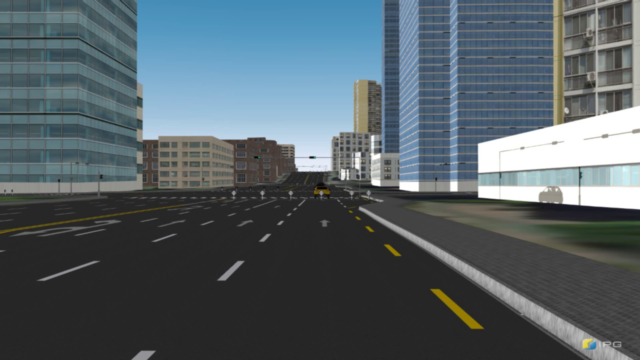
#> input picture test_images/004.png, 640 x 360 px
$ python line_fit.py   (older library calls are emulated)
#> lines starting #> are read from the running program, lines starting #| are printed output that depends on the picture; after the words box and inside, x2 and y2 are one past the last pixel; in counts of white or black regions, pixels touching at a corner belong together
### combined_thresh.py
# 导入所需模块
import numpy as np
import cv2
import matplotlib.pyplot as plt
import matplotlib.image as mpimg
import pickle
import time


def abs_sobel_thresh(img, orient='x', thresh_min=20, thresh_max=100):
    """
    获取图像、渐变方向和阈值的最小值与最大值
    """
    # 转换为灰度
    # cv2.cvtColor() 颜色空间转换函数

    gray = cv2.cvtColor(img, cv2.COLOR_RGB2GRAY)
    # 使用OpenCV的Sobel() 函数应用x或y渐变
    # 取绝对值
    if orient == 'x':
        # 利用Sobel方法可以进行sobel边缘检测
        # gray表示源图像，即进行边缘检测的图像
        # cv2.CV_64F表示64位浮点数即64 float
        # 第三和第四个参数分别是对x和y方向的导数【即dx,dy】
        # 对于图像来说就是差分，这里1表示对x求偏导【差分】，0表示不对y求导【差分】
        # 对x求导就是检测x方向上是否有边缘
        abs_sobel = np.absolute(cv2.Sobel(gray, cv2.CV_64F, 1, 0))
    if orient == 'y':
        abs_sobel = np.absolute(cv2.Sobel(gray, cv2.CV_64F, 0, 1))
    # 重新缩放回8位整数
    scaled_sobel = np.uint8(255 * abs_sobel / np.max(abs_sobel))
    # 创建一个副本并应用阈值
    binary_output = np.zeros_like(scaled_sobel)
    # 这里我使用 >= and <= 阈值，但是 < and > 也可以
    binary_output[(scaled_sobel >= thresh_min) & (scaled_sobel <= thresh_max)] = 1


    # 返回结果
    return binary_output


def mag_thresh(img, sobel_kernel=3, mag_thresh=(30, 100)):
    # 返回给定Sobel内核大小和阈值的梯度大小
    # 转换为灰度

    gray = cv2.cvtColor(img, cv2.COLOR_RGB2GRAY)
    # 取Sobel x 和 y 梯度
    sobelx = cv2.Sobel(gray, cv2.CV_64F, 1, 0, ksize=sobel_kernel)
    sobely = cv2.Sobel(gray, cv2.CV_64F, 0, 1, ksize=sobel_kernel)
    # 计算梯度大小
    gradmag = np.sqrt(sobelx ** 2 + sobely ** 2)
    # 重新缩放到8位
    scale_factor = np.max(gradmag) / 255
    gradmag = (gradmag / scale_factor).astype(np.uint8)
    # 创建二值图像达到阈值为1，否则为0。
    binary_output = np.zeros_like(gradmag)
    binary_output[(gradmag >= mag_thresh[0]) & (gradmag <= mag_thresh[1])] = 1


    # 返回二值图像
    return binary_output


def dir_threshold(img, sobel_kernel=3, thresh=(0, np.pi / 2)):
    """
    返回给定的sobel内核大小和阈值渐变的方向
    """
    # 转换为灰度


    gray = cv2.cvtColor(img, cv2.COLOR_RGB2GRAY)
    # 计算x和y梯度
    sobelx = cv2.Sobel(gray, cv2.CV_64F, 1, 0, ksize=sobel_kernel)
    sobely = cv2.Sobel(gray, cv2.CV_64F, 0, 1, ksize=sobel_kernel)
    # 取梯度方向的绝对值
    # 应用阈值，并创建一个二值图像结果


    absgraddir = np.arctan2(np.absolute(sobely), np.absolute(sobelx))


    binary_output = np.zeros_like(absgraddir)
    binary_output[(absgraddir >= thresh[0]) & (absgraddir <= thresh[1])] = 1


    # 返回二值图像
    return binary_output


def hls_thresh(img, thresh=(0.7, 2)):
    """
    利用S通道将RGB转换为HLS，将阈值转换为二值图像。
    """

    hls = cv2.cvtColor(img, cv2.COLOR_RGB2HLS)
    h = hls[:, :, 0]
    l = hls[:, :, 1]
    s = hls[:, :, 2]
    binary_output = np.zeros_like(s)
    binary_output[(s > thresh[0]) & (s <= thresh[1]) ] = 1
    # binary_output[(s > thresh[0]) & (s <= thresh[1]) | ((h>0.083) &(h<=0.15)) ] = 1
    # binary_output[(l > 240) | ((h > 0.083) & (h<=0.15))] = 1
    binary_output.astype(bool)
    return binary_output


# [11 lines of commented-out code are left out]
def combined_thresh(img):

    abs_bin = abs_sobel_thresh(img, orient='x', thresh_min=50, thresh_max=255)
    mag_bin = mag_thresh(img, sobel_kernel=3, mag_thresh=(50, 255))
    dir_bin = dir_threshold(img, sobel_kernel=5, thresh=(0.8, 1))
    hls_bin = hls_thresh(img, thresh=(0.7, 1))
    combined = np.zeros_like(dir_bin)
    combined[ ((abs_bin==1)|(mag_bin == 1) & (dir_bin == 1)) | (hls_bin == 1)] = 1


    # yellow = np.zeros_like(hls_bin)
    # yellow [((mag_bin==1)!=(abs_bin)&(hls_bin))|(hls_bin)] =1
    # cv2.namedWindow('result2t', 0)
    # cv2.imshow('result2', abs_bin)
    # # cv2.namedWindow('result3', 0)

    # # cv2.imshow('result4', dir_bin)
    # # cv2.namedWindow('result5', 0)
    # # cv2.imshow('result5', hls_bin*255)

    return combined, abs_bin, mag_bin, dir_bin, hls_bin

# [46 lines that do not run on import are left out]


    # [4 lines of commented-out code are left out]

### perspective_transform.py
import numpy as np
import cv2
import matplotlib.pyplot as plt
import matplotlib.image as mpimg
import pickle
from combined_thresh import combined_thresh,mag_thresh


def perspective_transform(img,mode):
    """
    执行透视变换：将倾斜视角拍摄到的道路图像转换成鸟瞰图，即将摄像机的视角转换到和道路平行。
    """
    img_size = (img.shape[1], img.shape[0])
    # 手动提取用于执行透视变换的顶点
    #      # y= 360/close

    if mode == 1:

        src = np.float32(
            [[img.shape[1]*0.196, img.shape[0]],#125.5
             [img.shape[1]*0.793, img.shape[0]],#508
             [img.shape[1]*0.420, img.shape[0]*0.648],#269
             [img.shape[1]*0.578, img.shape[0]*0.648]])#370
        dst = np.float32(
            [[img.shape[1]*0.25, img.shape[0]],
             [img.shape[1]*0.75, img.shape[0]],
             [img.shape[1]*0.25, 0],
             [img.shape[1]*0.75, 0]])
    # y = 360// long
    if mode == 2:

        src = np.float32(
            [[img.shape[1]*0.208, img.shape[0]],#125.5
             [img.shape[1]*0.803, img.shape[0]],#508
             [img.shape[1]*0.475, img.shape[0]*0.578],#269
             [img.shape[1]*0.539, img.shape[0]*0.578]])
        dst = np.float32(
            [[img.shape[1]*0.25, img.shape[0]],
             [img.shape[1]*0.75, img.shape[0]],
             [img.shape[1]*0.25, 0],
             [img.shape[1]*0.75, 0]])
    if mode == 3:


        src = np.float32(
            [[0, img.shape[0]*0.71],#125.5
             [img.shape[1], img.shape[0]*0.71],#508
             [img.shape[1]*0.414, img.shape[0]*0.557],#269
             [img.shape[1]*0.576, img.shape[0]*0.557]])
        dst = np.float32(
            [[img.shape[1]*0.25, img.shape[0]],
             [img.shape[1]*0.75, img.shape[0]],
             [img.shape[1]*0.25, 0],
             [img.shape[1]*0.75, 0]])


    # src源图像中待测矩形的四点坐标
    # dst目标图像中矩形的四点坐标
    # cv2.getPerspectiveTransform() 计算透视变换矩阵
    m = cv2.getPerspectiveTransform(src, dst)
    m_inv = cv2.getPerspectiveTransform(dst, src)
    # cv2.warpPerspective()进行透视变换
    # 参数：输入图像、输出图像、目标图像大小、cv2.INTER_LINEAR插值方法
    warped = cv2.warpPerspective(img, m, img_size, flags=cv2.INTER_LINEAR)
    unwarped = cv2.warpPerspective(warped, m_inv, (warped.shape[1], warped.shape[0]), flags=cv2.INTER_LINEAR)  # 调试

    return warped, unwarped, m, m_inv


# [30 lines of commented-out code are left out]
# [27 lines that do not run on import are left out]

### line_fit.py
import numpy as np
import cv2
import matplotlib.pyplot as plt
import matplotlib.image as mpimg
import pickle
from combined_thresh import combined_thresh
from perspective_transform import perspective_transform
import sys
import math
import time


np.set_printoptions(threshold=sys.maxsize)
def line_fit(binary_warped):
    """
    查找并拟合车道线
    """
    # 假设已经创建了一个透视变换后的二值图像binary_warped
    # 取图像下半部分的直方图
    histogram = np.sum(binary_warped[binary_warped.shape[0] // 2:, :], axis=0)

    # 创建输出图像并可视化结果
    out_img = (np.dstack((binary_warped, binary_warped, binary_warped)) * 255).astype('uint8')
    # 找出直方图左右两半的峰值
    # 这些将是左车道线与右车道线线的起点
    midpoint = np.int(histogram.shape[0] // 2)
    leftx_base = np.argmax(histogram[:midpoint])
    rightx_base = np.argmax(histogram[midpoint:]) + midpoint


    # 选择滑动窗口的数量
    nwindows = 9
    # 设置滑动窗口的高度
    window_height = np.int(binary_warped.shape[0] / nwindows)
    # 确定图像中所有非零像素点的x和y位置
    nonzero = binary_warped.nonzero()
    nonzeroy = np.array(nonzero[0])
    nonzerox = np.array(nonzero[1])
    # 为每个滑动窗口更新当前位置
    leftx_current = leftx_base
    rightx_current = rightx_base
    # 设置滑动窗口的宽度 + / - margin
    # margin = 200
    margin = 3
    # margin = 100
    # 设置滑动窗口重新居中时找到的最小像素数
    # minpix = 100
    minpix = 1
    # 创建空列表以接收左车道线和右车道线的像素索引
    left_lane_inds = []
    right_lane_inds = []


    # 一个一个地穿过滑动窗口
    for window in range(nwindows):
        # 确定x和y（以及左右）的滑动窗口边界
        win_y_low = binary_warped.shape[0] - (window + 1) * window_height
        win_y_high = binary_warped.shape[0] - window * window_height
        win_xleft_low = leftx_current - margin
        win_xleft_high = leftx_current + margin
        win_xright_low = rightx_current - margin
        win_xright_high = rightx_current + margin
        # 在可视化图像上绘制滑动窗口
        # out1=cv2.rectangle(out_img, (win_xleft_low, win_y_low), (win_xleft_high, win_y_high), (0, 255, 0), 2)
        # out2=cv2.rectangle(out_img, (win_xright_low, win_y_low), (win_xright_high, win_y_high), (0, 255, 0), 2)
        # 确定滑动窗口中x和y方向上的非零像素
        good_left_inds = ((nonzeroy >= win_y_low) & (nonzeroy < win_y_high) & (nonzerox >= win_xleft_low) & (
                nonzerox < win_xleft_high)).nonzero()[0]
        good_right_inds = ((nonzeroy >= win_y_low) & (nonzeroy < win_y_high) & (nonzerox >= win_xright_low) & (
                nonzerox < win_xright_high)).nonzero()[0]

        # 将这些索引附加到列表中
        left_lane_inds.append(good_left_inds)
        right_lane_inds.append(good_right_inds)

        # 如果大于最小像素，则将下一个滑动窗口重新居中于其平均位置
        if len(good_left_inds) > minpix:
            leftx_current = np.int(np.mean(nonzerox[good_left_inds]))
        if len(good_right_inds) > minpix:
            rightx_current = np.int(np.mean(nonzerox[good_right_inds]))
    # 连接索引数组


    left_lane_inds = np.concatenate(left_lane_inds)
    right_lane_inds = np.concatenate(right_lane_inds)

    # 提取左、右行像素位置
    leftx = nonzerox[left_lane_inds]
    lefty = nonzeroy[left_lane_inds]
    rightx = nonzerox[right_lane_inds]
    righty = nonzeroy[right_lane_inds]
    # 为每个曲线拟合一个二次多项式，使用np.polyfit进行多项式的拟合。
    temp = None
    # if lefty != [] and leftx != [] and rightx != [] and righty != []:
    #     left_fit = np.polyfit(lefty, leftx, 2)
    #     right_fit = np.polyfit(righty, rightx, 2)

        # 返回相关变量的字典
    #     ret = {}
    #     ret['left_fit'] = left_fit
    #     ret['right_fit'] = right_fit
    #     ret['nonzerox'] = nonzerox
    #     ret['nonzeroy'] = nonzeroy
    #     ret['out_img'] = out_img
    #     ret['left_lane_inds'] = left_lane_inds
    #     ret['right_lane_inds'] = right_lane_inds
    #     temp = ret
    # else:
    #     ret = temp

    try:
        left_fit = np.polyfit(lefty, leftx, 2)
        right_fit = np.polyfit(righty, rightx, 2)
        ret = {}
        ret['left_fit'] = left_fit
        ret['right_fit'] = right_fit
        ret['nonzerox'] = nonzerox
        ret['nonzeroy'] = nonzeroy
        ret['out_img'] = out_img
        ret['left_lane_inds'] = left_lane_inds
        ret['right_lane_inds'] = right_lane_inds
        temp = ret
        return ret
    except:
        ret = temp


# [140 lines left out: functions tune_fit, viz1, not called in this run]


def viz2(binary_warped,ret):
    """
    在透视变换后的二值图像上显示带边缘的预测车道线
    save_file是一个字符串，表示保存图像的位置（如果没有，则只显示）
    """
    # 从返回的字典中选取变量
    left_fit = ret['left_fit']
    right_fit = ret['right_fit']
    nonzerox = ret['nonzerox']
    nonzeroy = ret['nonzeroy']
    left_lane_inds = ret['left_lane_inds']
    right_lane_inds = ret['right_lane_inds']

    # 创建要绘制的图像和显示选择滑动窗口的图像
    out_img = (np.dstack((binary_warped, binary_warped, binary_warped)) * 255).astype('uint8')
    window_img = np.zeros_like(out_img)
    # 以左右线像素为单位的颜色
    out_img[nonzeroy[left_lane_inds], nonzerox[left_lane_inds]] = [255, 0, 0]
    out_img[nonzeroy[right_lane_inds], nonzerox[right_lane_inds]] = [0, 0, 255]

    # 生成用于可视化的x值和y值
    ploty = np.linspace(0, binary_warped.shape[0] - 1, binary_warped.shape[0])
    left_fitx = left_fit[0] * ploty ** 2 + left_fit[1] * ploty + left_fit[2]
    right_fitx = right_fit[0] * ploty ** 2 + right_fit[1] * ploty + right_fit[2]

    # 生成多边形以演示搜索窗口区域
    # 并将x和y点重新转换为cv2.fillPoly()的可用格式
    margin = 20  # 注释：与with *_fit()保持同步
    left_line_window1 = np.array([np.transpose(np.vstack([left_fitx - margin, ploty]))])
    left_line_window2 = np.array([np.flipud(np.transpose(np.vstack([left_fitx + margin, ploty])))])
    left_line_pts = np.hstack((left_line_window1, left_line_window2))
    right_line_window1 = np.array([np.transpose(np.vstack([right_fitx - margin, ploty]))])
    right_line_window2 = np.array([np.flipud(np.transpose(np.vstack([right_fitx + margin, ploty])))])
    right_line_pts = np.hstack((right_line_window1, right_line_window2))

    # 将车道绘制到透视变换后的空白图像上
    cv2.fillPoly(window_img, np.int_([left_line_pts]), (0, 255, 0))
    cv2.fillPoly(window_img, np.int_([right_line_pts]), (0, 255, 0))
    result = cv2.addWeighted(out_img, 1, window_img, 0.3, 0)
    # [10 lines of commented-out code are left out]
    return result

# [129 lines left out: functions calc_curve, calc_vehicle_offset, final_viz, angel, cross_walk, not called in this run]


if __name__ == '__main__':
    img_file = 'test_images/004.png'

    with open('calibrate_camera.p', 'rb') as f:
#> (reads calibrate_camera.p from the repository)
        save_dict = pickle.load(f)
    mtx = save_dict['mtx']
    dist = save_dict['dist']

    img = mpimg.imread(img_file)
#> img is the input picture: shape (360, 640, 3) float32; mean R, G, B 0.333, 0.38, 0.404
    # img = cv2.undistort(img, mtx, dist, None, mtx)

    img, abs_bin, mag_bin, dir_bin, hls_bin = combined_thresh(img)
#> in combined_thresh, `abs_bin = abs_sobel_thresh(img, orient='x', thresh_min=50, thresh_max=..`:
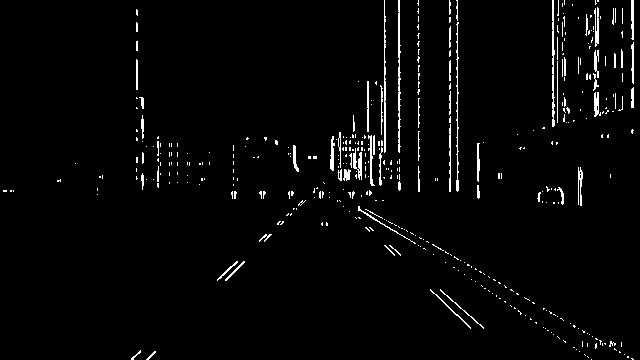
#> abs_bin: shape (360, 640); values 0 (black) and 1 (white), 2.6% white in thin lines or dots
#> in mag_thresh, `gradmag = np.sqrt(sobelx ** 2 + sobely ** 2)`:
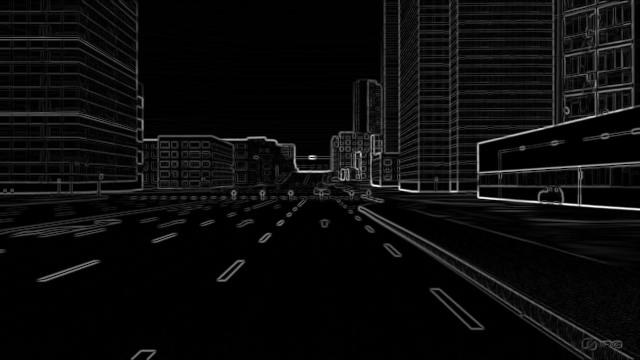
#> gradmag: shape (360, 640) float64; min 0, max 3.39, mean 0.157; drawn with min black and max white
#> in mag_thresh, `scale_factor = np.max(gradmag) / 255`: scale_factor = 0.0133
#> in combined_thresh, `mag_bin = mag_thresh(img, sobel_kernel=3, mag_thresh=(50, 255))`: mag_bin: shape (360, 640); values 0 (black) and 1 (white), 5.8% white in thin lines or dots
#> in dir_threshold, `absgraddir = np.arctan2(np.absolute(sobely), np.absolute(sobelx))`:
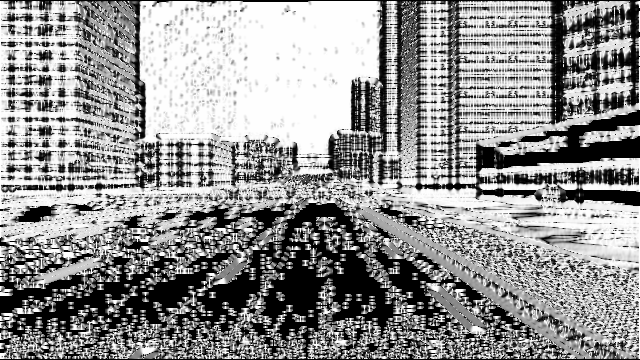
#> absgraddir: shape (360, 640) float64; min 0, max 1.57, mean 0.904; drawn with min black and max white
#> in combined_thresh, `dir_bin = dir_threshold(img, sobel_kernel=5, thresh=(0.8, 1))`: dir_bin: shape (360, 640) float64; values 0 (black) and 1 (white), 6.8% white in thin lines or dots
#> in hls_thresh, `hls = cv2.cvtColor(img, cv2.COLOR_RGB2HLS)`: hls: shape (360, 640, 3) float32; mean of channels 0, 1, 2 95.3, 0.4, 0.1
#> in hls_thresh, `h = hls[:, :, 0]`:
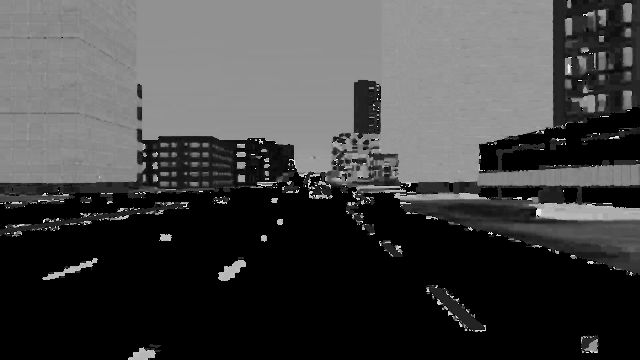
#> h: shape (360, 640) float32; min 0, max 354.5, mean 95.3; drawn with min black and max white
#> in combined_thresh, `hls_bin = hls_thresh(img, thresh=(0.7, 1))`: hls_bin: shape (360, 640) float32; values 0 (black) and 1 (white), 0.39% white; 67 white regions (59 under 20 px), largest, box (x1, y1, x2, y2) and area: (431, 289, 483, 329) 432, (385, 245, 401, 256) 61, (614, 160, 631, 163) 36
#> img: shape (360, 640) float64; values 0 (black) and 1 (white), 3.2% white in thin lines or dots

    binary_warped, binary_unwarped, m, m_inv = perspective_transform(img,mode=1)
#> m = [[-0.769, -1.72, 569.7], [-1.12e-15, -2.61, 608.5], [-4.15e-18, -0.00533, 1]]; m_inv = [[0.316, -0.654, 218.2], [2.37e-16, -0.383, 233.3], [6.39e-19, -0.00204, 1]]

    ret = line_fit(binary_warped)
#> in line_fit, `histogram = np.sum(binary_warped[binary_warped.shape[0] // 2:, :], axi..`: histogram = 640 values, max 62.88 at index 481, min 0 at index 0, mean 4.25
#> in line_fit, `leftx_base = np.argmax(histogram[:midpoint])`: leftx_base = 174
#> in line_fit, `rightx_base = np.argmax(histogram[midpoint:]) + midpoint`: rightx_base = 481
#> in line_fit, `nonzero = binary_warped.nonzero()`: nonzero = 11815 positions, rows 0 to 359, columns 143 to 620
#> in line_fit, `nonzeroy = np.array(nonzero[0])`: nonzeroy = 11815 values from 0 to 359
#> in line_fit, `nonzerox = np.array(nonzero[1])`: nonzerox = 11815 values, max 620 at index 461, min 143 at index 1012, mean 447.3
#> in line_fit, `leftx_current = leftx_base`: leftx_current = 174
#> in line_fit, `rightx_current = rightx_base`: rightx_current = 481
#> the loop in line_fit, `for window in range(nwindows):` made 9 passes
#> (win_xleft_low, win_xleft_high, win_xright_low, win_xright_high, good_right_inds, leftx_current, rightx_current) on pass 5: (170, 176, 475, 481, [6831, 6832, 6833, 6871, 6872, 6873, 6912, 6913, 6914], 172, 479)
#> (win_xleft_low, win_xleft_high, win_xright_low, win_xright_high, leftx_current, rightx_current) on passes 1, 3: (171, 177, 478, 484, 175, 480), (172, 178, 476, 482, 174, 478)
#> after the loop in line_fit, `for window in range(nwindows):`: left_lane_inds = 9 items
#> in line_fit, `left_lane_inds = np.concatenate(left_lane_inds)`: left_lane_inds = 848 values, max 11804 at index 10, min 20 at index 632, mean 5223.1
#> in line_fit, `right_lane_inds = np.concatenate(right_lane_inds)`: right_lane_inds = 602 values, max 11422 at index 71, min 4227 at index 545, mean 8768.7
#> in line_fit, `leftx = nonzerox[left_lane_inds]`: leftx = 848 values, max 177 at index 16, min 168 at index 632, mean 172.1
#> in line_fit, `lefty = nonzeroy[left_lane_inds]`: lefty = 848 values, max 359 at index 10, min 0 at index 632, mean 127.7
#> in line_fit, `rightx = nonzerox[right_lane_inds]`: rightx = 602 values, max 483 at index 5, min 476 at index 332, mean 479.5
#> in line_fit, `righty = nonzeroy[right_lane_inds]`: righty = 602 values, max 331 at index 66, min 100 at index 545, mean 237.7
#> in line_fit, `left_fit = np.polyfit(lefty, leftx, 2)`: left_fit = [2.76e-06, 0.0144, 170.2]
#> in line_fit, `right_fit = np.polyfit(righty, rightx, 2)`: right_fit = [0.000143, -0.0607, 484.9]
#> in line_fit, `temp = ret`: temp = 7 items
#> ret = 7 items


    v = viz2(binary_warped, ret)
#> in viz2, `left_fit = ret['left_fit']`: left_fit = [2.76e-06, 0.0144, 170.2]
#> in viz2, `right_fit = ret['right_fit']`: right_fit = [0.000143, -0.0607, 484.9]
#> in viz2, `nonzeroy = ret['nonzeroy']`: nonzeroy = 11815 values from 0 to 359
#> in viz2, `out_img[nonzeroy[right_lane_inds], nonzerox[right_lane_inds]] = [0, 0,..`:
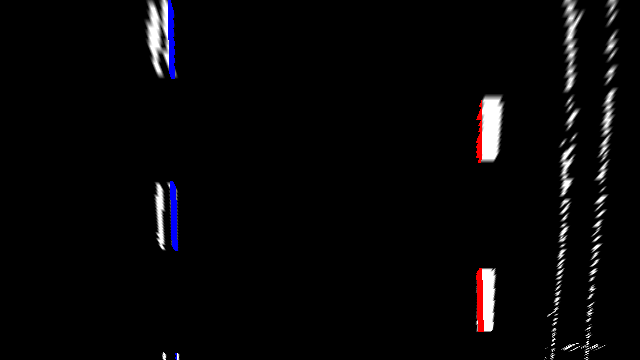
#> out_img: shape (360, 640, 3); mean of channels 0, 1, 2 7.1, 6.2, 6.8; drawn as B, G, R
#> in viz2, `left_fitx = left_fit[0] * ploty ** 2 + left_fit[1] * ploty + left_fit[2]`: left_fitx = 360 values from 170.2 to 175.7
#> in viz2, `right_fitx = right_fit[0] * ploty ** 2 + right_fit[1] * ploty + right_..`: right_fitx = 360 values, max 484.9 at index 0, min 478.4 at index 213, mean 480.1
#> in viz2, `left_line_window1 = np.array([np.transpose(np.vstack([left_fitx - marg..`: left_line_window1 = 360 pairs, first value 150.2 to 155.7, second value 0 to 359
#> in viz2, `left_line_window2 = np.array([np.flipud(np.transpose(np.vstack([left_f..`: left_line_window2 = 360 pairs, first value 190.2 to 195.7, second value 0 to 359
#> in viz2, `left_line_pts = np.hstack((left_line_window1, left_line_window2))`: left_line_pts = 720 pairs, first value 150.2 to 195.7, second value 0 to 359
#> in viz2, `right_line_window1 = np.array([np.transpose(np.vstack([right_fitx - ma..`: right_line_window1 = 360 pairs, first value 458.4 to 464.9, second value 0 to 359
#> in viz2, `right_line_window2 = np.array([np.flipud(np.transpose(np.vstack([right..`: right_line_window2 = 360 pairs, first value 498.4 to 504.9, second value 0 to 359
#> in viz2, `right_line_pts = np.hstack((right_line_window1, right_line_window2))`: right_line_pts = 720 pairs, first value 458.4 to 504.9, second value 0 to 359
#> in viz2, `cv2.fillPoly(window_img, np.int_([right_line_pts]), (0, 255, 0))`:
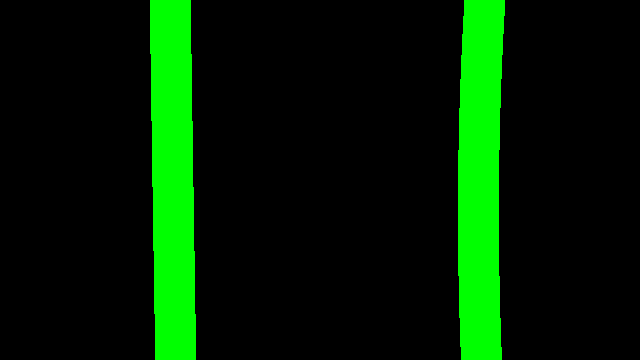
#> window_img: shape (360, 640, 3); mean of channels 0, 1, 2 0, 32.7, 0; drawn as B, G, R
#> in viz2, `result = cv2.addWeighted(out_img, 1, window_img, 0.3, 0)`:
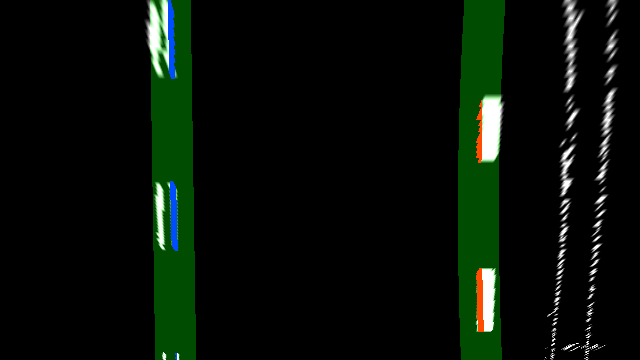
#> result: shape (360, 640, 3); mean of channels 0, 1, 2 7.1, 15.1, 6.8; drawn as B, G, R


    cv2.imshow('viz1',v)
    cv2.waitKey()

    # [9 lines of commented-out code are left out]
